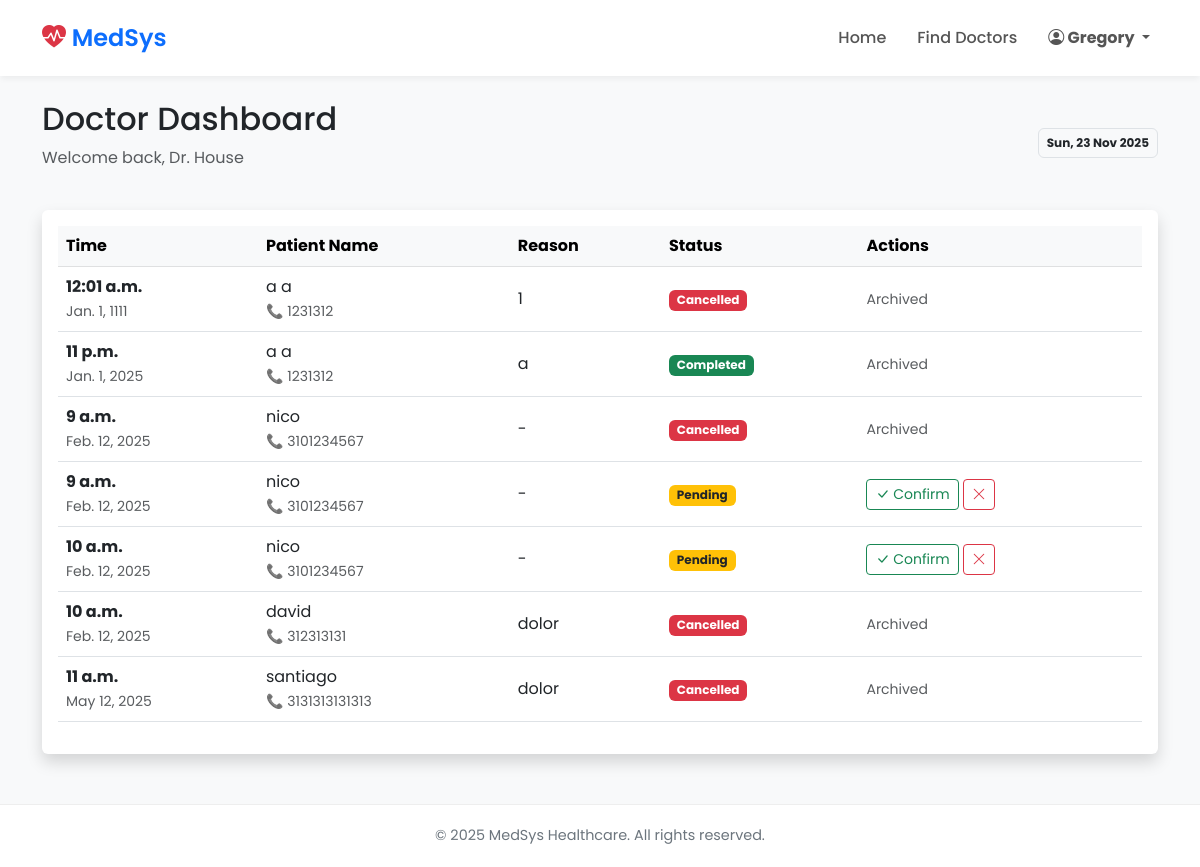
/doctor-dashboard/ (signed in), run on the app's committed database.
### core/models.py (models this page shows, shortened)
class Appointment(models.Model):
    STATUS_CHOICES = [
        ('pending', 'Pending'),
        ('confirmed', 'Confirmed'),
        ('completed', 'Completed'),
        ('cancelled', 'Cancelled'),
    ]
    patient = models.ForeignKey(Patient, on_delete=models.CASCADE)
    doctor = models.ForeignKey(Doctor, on_delete=models.CASCADE)
    date = models.DateField()
    time = models.TimeField()
    reason = models.TextField()
    status = models.CharField(max_length=20, choices=STATUS_CHOICES, default='pending')
    class Appointment(models.Model):
        STATUS_CHOICES = [('pending', 'Pending'), ('confirmed', 'Confirmed'), ('completed', 'Completed'), ('cancelled', 'Cancelled')]
    patient = models.ForeignKey(Patient, on_delete=models.CASCADE)
    doctor = models.ForeignKey(Doctor, on_delete=models.CASCADE)
    date = models.DateField()
    time = models.TimeField()
    reason = models.TextField()
    status = models.CharField(max_length=20, choices=STATUS_CHOICES, default='pending')
    diagnosis = models.TextField(blank=True, null=True)
    prescription = models.TextField(blank=True, null=True)

class Patient(models.Model):
    user = models.OneToOneField(User, on_delete=models.CASCADE)
    phone = models.CharField(max_length=15)
    address = models.TextField()

### core/views.py (the view)
# urls.py: path('doctor-dashboard/', views.doctor_dashboard, name='doctor_dashboard'),
@login_required
def doctor_dashboard(request):
    try:
        doctor = request.user.doctor
    except:
        return redirect('home')
    appointments = Appointment.objects.filter(doctor=doctor).order_by('date', 'time')
    return render(request, 'core/doctor_dashboard.html', {'appointments': appointments})

### core/templates/core/doctor_dashboard.html (shortened to what this page needs)
{% extends 'core/base.html' %}
{% block content %}
<div class="container">
    <div class="d-flex justify-content-between align-items-center mb-4">
        <div>
            <h2> Doctor Dashboard</h2>
            <p class="text-muted">Welcome back, Dr. {{ user.last_name }}</p>
        </div>
        <span class="badge bg-light text-dark border p-2">{% now "D, d M Y" %}</span>
    </div>
    <div class="card shadow border-0">
        <div class="card-body">
            <div class="table-responsive">
                <table class="table align-middle table-hover">
                    <thead class="table-light">
                        <tr>
                            <th>Time</th>
                            <th>Patient Name</th>
                            <th>Reason</th>
                            <th>Status</th>
                            <th>Actions</th>
                        </tr>
                    </thead>
                    <tbody>
                        {% for appt in appointments %}
                        <tr>
                            <td>
                                <div class="fw-bold">{{ appt.time }}</div>
                                <small class="text-muted">{{ appt.date }}</small>
                            </td>
                            <td>
                                {{ appt.patient.user.first_name }} {{ appt.patient.user.last_name }}<br>
                                <small class="text-muted">📞 {{ appt.patient.phone }}</small>
                            </td>
                            <td>{{ appt.reason|truncatechars:30 }}</td>
                            <td>
                                {% if appt.status == 'pending' %}
                                    <span class="badge bg-warning text-dark">Pending</span>
                                {% elif appt.status == 'confirmed' %}
                                    <span class="badge bg-primary">Confirmed</span>
                                {% elif appt.status == 'completed' %}
                                    <span class="badge bg-success">Completed</span>
                                {% else %}
                                    <span class="badge bg-danger">Cancelled</span>
                                {% endif %}
                            </td>
                            <td>
                                {% if appt.status == 'pending' %}
                                    <form action="{% url 'update_appointment' appt.id %}" method="POST" class="d-inline">
                                        <button type="submit" name="status" value="confirmed" class="btn btn-sm btn-outline-success">
                                            <i class="bi bi-check-lg"></i> Confirm
                                        </button>
                                        <button type="submit" name="status" value="cancelled" class="btn btn-sm btn-outline-danger">
                                            <i class="bi bi-x-lg"></i>
                                        </button>
                                    </form>
                                {% else %}
                                    <span class="text-muted small">Archived</span>
                                {% endif %}
                            </td>
                        </tr>
                        {% empty %}
                        <tr>
                            <td colspan="5" class="text-center py-5 text-muted">
                                <h5>No appointments today.</h5>
                            </td>
                        </tr>
                        {% endfor %}
                    </tbody>
                </table>
            </div>
        </div>
    </div>
</div>
{% endblock %}

### core/templates/core/base.html (shortened to what this page needs)
<!DOCTYPE html>
<html lang="en">
<head>
    <link href="https://cdn.jsdelivr.net/npm/bootstrap@5.3.0/dist/css/bootstrap.min.css" rel="stylesheet">
    <link rel="stylesheet" href="https://cdn.jsdelivr.net/npm/bootstrap-icons@1.11.0/font/bootstrap-icons.css">
</head>
<body>
    <nav class="navbar navbar-expand-lg fixed-top">
        <div class="container">
            <a class="navbar-brand" href="/">
                <i class="bi bi-heart-pulse-fill text-danger"></i> MedSys
            </a>
            <div class="collapse navbar-collapse" id="navbarNav">
                <ul class="navbar-nav ms-auto align-items-center">
                    <li class="nav-item"><a class="nav-link" href="/">Home</a></li>
                    <li class="nav-item"><a class="nav-link" href="{% url 'doctor_list' %}">Find Doctors</a></li>
                    {% if user.is_authenticated %}
                        <li class="nav-item dropdown">
                            <a class="nav-link dropdown-toggle fw-bold text-primary" href="#" role="button" data-bs-toggle="dropdown">
                                <i class="bi bi-person-circle"></i> {{ user.first_name|default:user.username }}
                            </a>
                        </li>
                    {% else %}
                        <li class="nav-item"><a class="nav-link" href="/login">Login</a></li>
                        <li class="nav-item">
                            <a class="nav-link btn-medical ms-2" href="/register">Register Patient</a>
                        </li>
                    {% endif %}
                </ul>
            </div>
        </div>
    </nav>
    <div class="main-wrapper">
        {% block content %}
        {% endblock %}
    </div>
    <footer>
        <div class="container">
            <p class="mb-0">&copy; {% now "Y" %} MedSys Healthcare. All rights reserved.</p>
        </div>
    </footer>
</body>
</html>

### core/templates/core/base.html (style rules this page uses)
body { font-family: 'Poppins', sans-serif; background-color: #f8f9fa; min-height: 100vh; display: flex; flex-direction: column; }
.navbar { background: rgba(255, 255, 255, 0.95) !important; backdrop-filter: blur(10px); box-shadow: 0 4px 6px -1px rgba(0, 0, 0, 0.05); padding: 15px 0; }
.navbar-brand { font-weight: 600; color: #0d6efd !important; font-size: 1.5rem; }
.nav-link { color: #555 !important; font-weight: 500; margin-left: 15px; transition: color 0.3s ease; }
.main-wrapper { flex: 1; margin-top: 100px; margin-bottom: 50px; }
footer { background-color: white; padding: 20px 0; border-top: 1px solid #eee; text-align: center; color: #6c757d; font-size: 0.9rem; }

### data on the page
Appointment: time "12:01 a.m.", date "Jan. 1, 1111", patient.user.first_name "a", patient.user.last_name "a", patient.phone "1231312", reason "1", status "Cancelled"
Appointment: time "11 p.m.", date "Jan. 1, 2025", patient.user.first_name "a", patient.user.last_name "a", patient.phone "1231312", reason "a", status "Completed"
Appointment: time "9 a.m.", date "Feb. 12, 2025", patient.user.first_name "nico", patient.phone "3101234567", reason "-", status "Cancelled"
Appointment: time "9 a.m.", date "Feb. 12, 2025", patient.user.first_name "nico", patient.phone "3101234567", reason "-", status "Pending"
Appointment: time "10 a.m.", date "Feb. 12, 2025", patient.user.first_name "nico", patient.phone "3101234567", reason "-", status "Pending"
Appointment: time "10 a.m.", date "Feb. 12, 2025", patient.user.first_name "david", patient.phone "312313131", reason "dolor", status "Cancelled"
Appointment: time "11 a.m.", date "May 12, 2025", patient.user.first_name "santiago", patient.phone "3131313131313", reason "dolor", status "Cancelled"

### other printed values
{{ user.first_name|default:user.username }} "Gregory"
{{ user.last_name }} "House"
